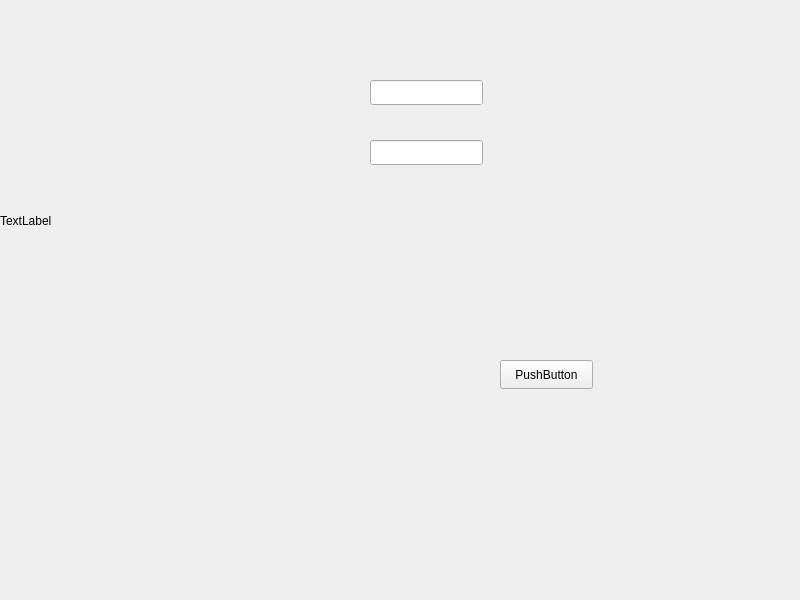
<?xml version="1.0" encoding="UTF-8"?>
<ui version="4.0">
 <class>Login</class>
 <widget class="QMainWindow" name="Login">
  <property name="geometry">
   <rect>
    <x>0</x>
    <y>0</y>
    <width>800</width>
    <height>600</height>
   </rect>
  </property>
  <property name="windowTitle">
   <string>MainWindow</string>
  </property>
  <widget class="QWidget" name="centralwidget">
   <widget class="QLabel" name="label">
    <property name="geometry">
     <rect>
      <x>0</x>
      <y>0</y>
      <width>321</width>
      <height>441</height>
     </rect>
    </property>
    <property name="text">
     <string>TextLabel</string>
    </property>
   </widget>
   <widget class="QPushButton" name="pushButton">
    <property name="geometry">
     <rect>
      <x>500</x>
      <y>360</y>
      <width>93</width>
      <height>29</height>
     </rect>
    </property>
    <property name="text">
     <string>PushButton</string>
    </property>
   </widget>
   <widget class="QLineEdit" name="lineEdit">
    <property name="geometry">
     <rect>
      <x>370</x>
      <y>80</y>
      <width>113</width>
      <height>25</height>
     </rect>
    </property>
   </widget>
   <widget class="QLineEdit" name="lineEdit_2">
    <property name="geometry">
     <rect>
      <x>370</x>
      <y>140</y>
      <width>113</width>
      <height>25</height>
     </rect>
    </property>
   </widget>
  </widget>
  <widget class="QMenuBar" name="menubar">
   <property name="geometry">
    <rect>
     <x>0</x>
     <y>0</y>
     <width>800</width>
     <height>26</height>
    </rect>
   </property>
  </widget>
 </widget>
 <resources/>
 <connections/>
</ui>
